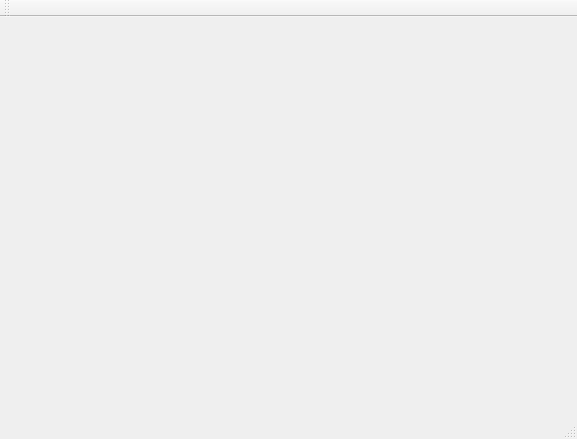
<?xml version="1.0" encoding="UTF-8"?>
<ui version="4.0">
 <class>MainWindow</class>
 <widget class="QMainWindow" name="MainWindow">
  <property name="geometry">
   <rect>
    <x>0</x>
    <y>0</y>
    <width>577</width>
    <height>439</height>
   </rect>
  </property>
  <property name="windowTitle">
   <string>MainWindow</string>
  </property>
  <widget class="QWidget" name="centralWidget"/>
  <widget class="QMenuBar" name="menuBar">
   <property name="geometry">
    <rect>
     <x>0</x>
     <y>0</y>
     <width>577</width>
     <height>21</height>
    </rect>
   </property>
  </widget>
  <widget class="QToolBar" name="mainToolBar">
   <attribute name="toolBarArea">
    <enum>TopToolBarArea</enum>
   </attribute>
   <attribute name="toolBarBreak">
    <bool>false</bool>
   </attribute>
  </widget>
  <widget class="QStatusBar" name="statusBar"/>
 </widget>
 <layoutdefault spacing="6" margin="11"/>
 <resources/>
 <connections/>
</ui>
